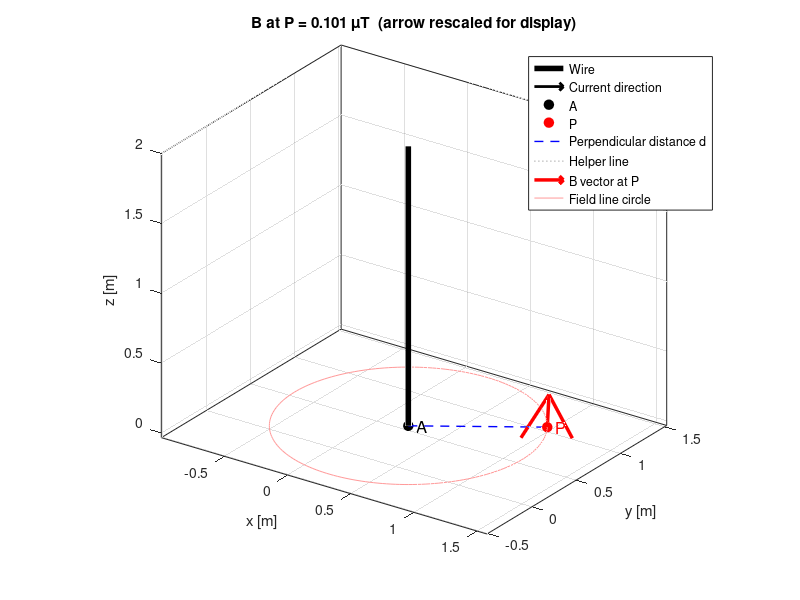

MATLAB code to generate this figure:
%% BIOT-SAVART: MAGNETIC FIELD OF A FINITE STRAIGHT WIRE PARALLEL TO THE Z-AXIS
% Model:
%   - Straight conductor of length l carrying current I (positive = +z).
%   - Point A(Ax,Ay,Az) is the LOWER END of the wire; the wire runs from
%     z = Az to z = Az + l at fixed (x,y) = (Ax,Ay).
%   - B is computed at P(Px,Py,Pz) in two ways:
%       (a) numerical integration of the Biot-Savart law
%       (b) closed-form analytic result (used as a cross-check)
%   - The result is shown in 3D with quiver3 (vector arrow).
%
% Biot-Savart law:  dB = (mu0*I/(4*pi)) * (dl x r) / |r|^3
%   dl : current element, r : vector from the element to the point P

clear; clc; close all;

%% 1. INPUT PARAMETERS (SI units)
mu0 = 4*pi*1e-7;          % vacuum permeability [T*m/A]
I   = 1;                 % current [A]  (sign gives direction along +z / -z)
l   = 2;                  % wire length [m]
A   = [0.25, 0.5, 0];    % wire start point A = [Ax Ay Az] [m]
P   = [1, 1, 0];    % field point P = [Px Py Pz] [m]
N   = 2000;               % number of segments for numerical integration

%% 2. WIRE GEOMETRY
% Split the wire into N small segments along z. Use segment midpoints.
zEdges = linspace(A(3), A(3) + l, N+1);          % segment boundaries
zMid   = (zEdges(1:end-1) + zEdges(2:end))/2;    % segment midpoints
dz     = l/N;                                    % segment length

src = [A(1)*ones(N,1), A(2)*ones(N,1), zMid(:)]; % source points (N x 3)
dl  = repmat([0, 0, dz], N, 1);                  % current elements (N x 3), along +z

%% 3. NUMERICAL BIOT-SAVART INTEGRATION
r    = P - src;                          % vectors source -> P (N x 3)
rmag = sqrt(sum(r.^2, 2));               % |r| (N x 1)

if any(rmag < 1e-9)
    error('Point P lies on the wire: the field is singular there.');
end

dB    = (mu0*I/(4*pi)) * cross(dl, r, 2) ./ rmag.^3;  % contribution of each segment
B_num = sum(dB, 1);                                    % total field [Bx By Bz] (T)

%% 4. ANALYTIC RESULT (for verification)
dx = P(1) - A(1);                 % perpendicular offset components
dy = P(2) - A(2);
d  = hypot(dx, dy);               % perpendicular distance from P to the wire axis

z1 = A(3)     - P(3);             % wire end coordinates relative to P's height
z2 = A(3) + l - P(3);

% B_phi = mu0*I/(4*pi*d) * (sin(theta2) - sin(theta1))
Bphi  = mu0*I/(4*pi*d) * ( z2/sqrt(d^2 + z2^2) - z1/sqrt(d^2 + z1^2) );
phi_hat = [-dy, dx, 0] / d;       % azimuthal unit vector = z_hat x (radial direction)
B_ana = Bphi * phi_hat;

%% 5. PRINT RESULTS
fprintf('Numerical  B = [%+.4e  %+.4e  %+.4e] T,  |B| = %.4e T\n', B_num, norm(B_num));
fprintf('Analytical B = [%+.4e  %+.4e  %+.4e] T,  |B| = %.4e T\n', B_ana, norm(B_ana));
fprintf('Relative difference = %.2e\n', norm(B_num - B_ana)/norm(B_ana));

%% 6. 3D VISUALIZATION
figure('Color','w','Name','Magnetic field of a finite straight wire');
hold on; grid on; axis equal; box on;

% Wire (thick line) with current-direction arrow at its midpoint
plot3([A(1) A(1)], [A(2) A(2)], [A(3) A(3)+l], 'k-', 'LineWidth', 4);
quiver3(A(1), A(2), A(3)+l/2 - sign(I)*0.1*l/2, 0, 0, sign(I)*0.2*l, 0, ...
        'k', 'LineWidth', 2, 'MaxHeadSize', 2);

% Points A and P
plot3(A(1), A(2), A(3), 'ko', 'MarkerFaceColor','k', 'MarkerSize', 7);
plot3(P(1), P(2), P(3), 'ro', 'MarkerFaceColor','r', 'MarkerSize', 7);
text(A(1), A(2), A(3), '  A', 'FontSize', 12);
text(P(1), P(2), P(3), '  P', 'FontSize', 12, 'Color', 'r');

% Perpendicular from the wire axis to P (shows distance d)
plot3([A(1) P(1)], [A(2) P(2)], [P(3) P(3)], 'b--', 'LineWidth', 1);
plot3([A(1) A(1)], [A(2) A(2)], [A(3) P(3)], ':', 'Color', [0.5 0.5 0.5]); % helper line

% B vector at P (arrow rescaled so it is visible: length = 25 % of wire length)
scale = 0.25 * l / norm(B_num);
quiver3(P(1), P(2), P(3), ...
        scale*B_num(1), scale*B_num(2), scale*B_num(3), 0, ...  % 0 -> no auto-scaling
        'r', 'LineWidth', 2.5, 'MaxHeadSize', 0.8);

% Optional: circle of constant |B| around the wire through P (field-line direction)
t = linspace(0, 2*pi, 200);
plot3(A(1) + d*cos(t + atan2(dy,dx)), A(2) + d*sin(t + atan2(dy,dx)), ...
      P(3)*ones(size(t)), 'Color', [1 0.6 0.6], 'LineStyle', '-');

xlabel('x [m]'); ylabel('y [m]'); zlabel('z [m]');
title(sprintf('B at P = %.3g \\muT  (arrow rescaled for display)', norm(B_num)*1e6));
legend({'Wire','Current direction','A','P','Perpendicular distance d', ...
        'Helper line','B vector at P','Field line circle'}, 'Location','best');
view(35, 25);
hold off;
